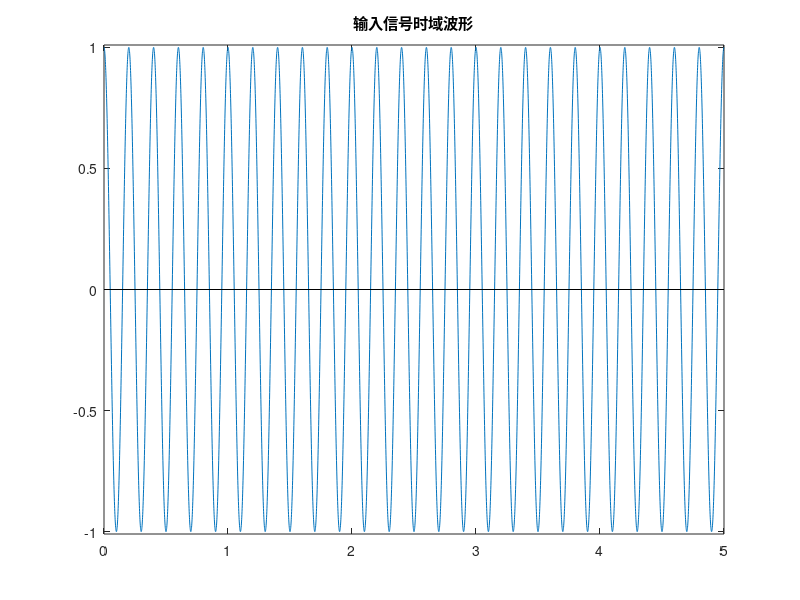

This chart was generated by the following MATLAB code: (Note: this script raises an error after producing the figure.)
clc
clear
close all
dt=0.001;                                      %采样时间间隔
 fm=5;                                         %调制信号频率
 fc=20;                                        %载波频率
 T=5;                                          %信号持续时间
 t=0:dt:T;                                     %时间矢量
 mt=cos(2*pi*fm*t);                            %调制信号
 ct=cos(2*pi*fc*t);                            %载波信号
 
 figure(1)
 plot(t,mt);
 title('输入信号时域波形')
 axis([0 5 -1.01 1.01]);                       %x轴最小值，最大值；y轴最小最大值
 line([0,5],[0,0],'color','k');                %画出（0，5）到（2，4）的一条直线
 
 figure(2)
 [fmt,Fmt]=T2F(t,mt);
 plot(fmt,Fmt);
 title('输入信号频域波形')
 axis([-8 8 0 2.6]);
 
 figure(3)
 psf1=(abs(Fmt).^2)/T;
 plot(fmt,psf1);
 axis([-34 34 0 max(psf1)]);
 title('输入信号功率谱');     %新增加

 figure(4)
 plot(t,ct);
 title('载波信号时域波形');
 axis([0 5 -1.01 1.01]);
 line([0,5],[0,0],'color','k');

 figure(5)
 [fct,Fct]=T2F(t,ct);
 plot(fct,Fct);
 title('载波信号频域波形')
 axis([-24 24 0 2.6]);
 
 %vsb modulation                               %vsb 调制过程
 s_vsb=mt.*ct;                                 %已调信号s_vsb                                                     
 [f,sf]=T2F(t,s_vsb);                          %T-F傅里叶变换,输出频率和信号幅度
 [t,s_vsb]=vsbpf(f,sf,0.2*fm,1.2*fm,fc);       %经过vsb滤波器
 figure(6)
 plot(t,s_vsb);
 grid on;
 title('VSB调制信号时域波形');
 axis([0 5 -0.6 0.6]);
 line([0,5],[0,0],'color','k');
 
 figure(7)
 [fvsb,Fvsb]=T2F(t,s_vsb);
 plot(fvsb,Fvsb);
 title('VSB调制信号频域波形');
 axis([-34 34 0 0.7]);
 
 figure(8)
 psf=(abs(Fvsb).^2)/T;
 plot(fvsb,psf);
 axis([-34 34 0 max(psf)]);
 title('VSB信号功率谱波形'); 

 svsb1=awgn(s_vsb,5); 
 svsb2=awgn(s_vsb,10);
 svsb3=awgn(s_vsb,15);
 figure(9)
 subplot(311)
 plot(t,svsb1);                                          %画出DSB信号波形
 hold on
 plot (t,mt,'r-');                                       %画出原信号
 title('VSB调制信号 S/N=5dB');
 axis([0 5 -2.4 2.4]);
 line([0,5],[0,0],'color','k');
 subplot(312)
 plot(t,svsb2);                                          %画出DSB信号波形
 hold on
 plot (t,mt,'r-');                                       %画出原信号
 title('VSB调制信号 S/N=10dB');
 axis([0 5 -2.4 2.4]);
 line([0,5],[0,0],'color','k');
 subplot(313)
 plot(t,svsb3);                                          %画出DSB信号波形
 hold on
 plot (t,mt,'r-');                                       %画出原信号
 title('VSB调制信号 S/N=15dB');
 axis([0 5 -2.4 2.4]);
 line([0,5],[0,0],'color','k');

 %vsb demodulation                                %vsb解调过程
 Sp1=svsb1.*ct;
 Sp2=svsb2.*ct;
 Sp3=svsb3.*ct;
 
 figure(10);
 subplot(311)
 plot(t,Sp1);
 hold on
 plot (t,mt,'r-');                                       %画出原信号
 title('VSB调制信号相干解调与调制信号 S/N=5dB')
 axis([0 5 -1.5 1.5]);
 line([0,5],[0,0],'color','k');
 subplot(312)
 plot(t,Sp2);
 hold on
 plot (t,mt,'r-');                                       %画出原信号
 title('VSB调制信号相干解调与调制信号 S/N=10dB')
 axis([0 5 -1.5 1.5]);
 line([0,5],[0,0],'color','k');
 subplot(313)
 plot(t,Sp3);
 hold on
 plot (t,mt,'r-');                                       %画出原信号
 title('VSB调制信号相干解调与调制信号 S/N=15dB')
 axis([0 5 -1.5 1.5]);
 line([0,5],[0,0],'color','k');
 
 [f1,rf1]=T2F(t,Sp1);                                          %T-F傅里叶变换
 [t,Sp1]=lpf(f1,rf1,2*fm);                                %经过低通滤波器
 [f2,rf2]=lpf(t,Sp2);                                          %T-F傅里叶变换
 [t,Sp2]=LPF(f2,rf2,2*fm);                                %经过低通滤波器
 [f3,rf3]=lpf(t,Sp3);                                          %T-F傅里叶变换
 [t,Sp3]=LPF(f3,rf3,2*fm);                                %经过低通滤波器

 figure(11)
 subplot(311)
 plot(t,Sp1);
 axis([2 3 -0.5 0.5]);
 line([0,5],[0,0],'color','k');
 title('经过低通滤波的相干解调信号波形 S/N=5dB');
 subplot(312)
 plot(t,Sp2);
 line([0,5],[0,0],'color','k');
 axis([2 3 -0.5 0.5]);
 title('经过低通滤波的相干解调信号波形 S/N=10dB');
 subplot(313)
 plot(t,Sp3);
 axis([2 3 -0.5 0.5]);
 line([0,5],[0,0],'color','k');
 title('经过低通滤波的相干解调信号波形 S/N=15dB');
 xlabel('t')
